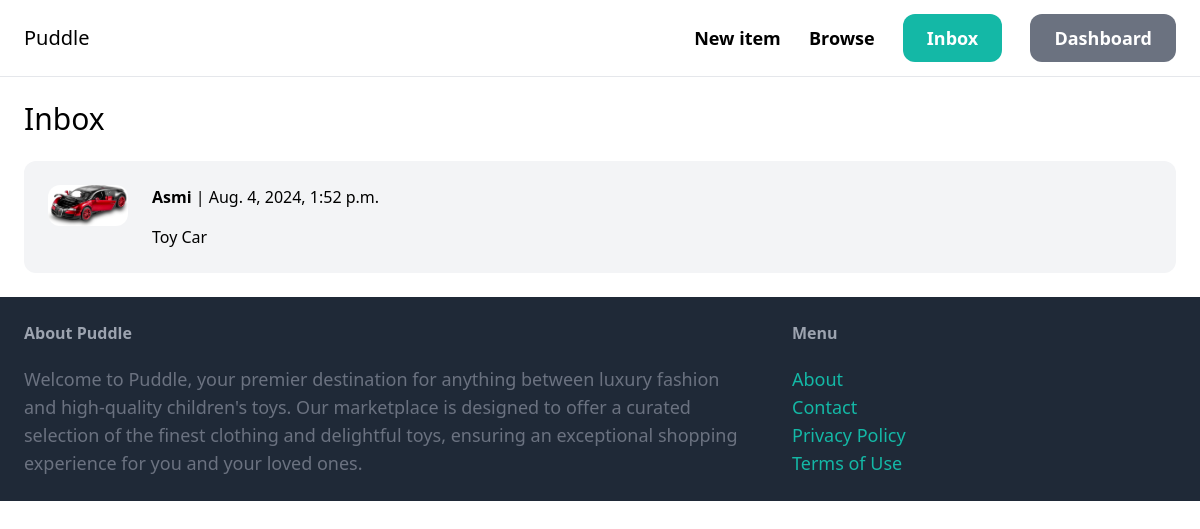
The page /inbox/ (signed in) on the database its author committed.
### conversation/models.py (models this page shows)
class Conversation(models.Model):
    item = models.ForeignKey(Item, related_name='conversations', on_delete=models.CASCADE)
    members = models.ManyToManyField(User, related_name='conversations')
    created_at = models.DateTimeField(auto_now_add=True)
    modified_at = models.DateTimeField(auto_now=True)
    class Meta:
        ordering = ('-modified_at',)

### item/models.py (models this page shows, shortened)
class Item(models.Model):
    category = models.ForeignKey(Category, related_name='items', on_delete=models.CASCADE)
    name = models.CharField(max_length=255)
    description = models.TextField(blank=True, null=True)
    price = models.FloatField()
    image = models.ImageField(upload_to='item_images', blank=True, null=True)
    is_sold = models.BooleanField(default=True)
    created_by = models.ForeignKey(User, related_name='items', on_delete=models.CASCADE)
    created_at = models.DateTimeField(auto_now_add=True)

### conversation/views.py (the view)
# urls.py: path('', views.inbox, name='inbox'),
@login_required
def inbox(request):
    conversations = Conversation.objects.filter(members__in=[request.user.id])
    return render(request, 'conversation/inbox.html', {
        'conversations': conversations
    })

### conversation/templates/conversation/inbox.html (shortened to what this page needs)
{% extends 'core/base.html' %}
{% block content %}
<h1 class="mb-6 text-3xl">Inbox</h1>
<div class="space-y-6">
    {% for conversation in conversations %}
        <a href="{% url 'conversation:detail' conversation.id %}">
            <div class="p-6 flex bg-gray-100 rounded-xl">
                <div class="pr-6">
                    <img src="{{ conversation.item.image.url }}" class="w-20 rounded-xl">
                </div>
                <div>
                    {% for member in conversation.members.all %}
                        {% if member != request.user %}
                            <p class="mb-4"><strong>{{ member.username }}</strong> | {{ conversation.modified_at }}</p>
                            <p>{{ conversation.item.name }}</p>
                        {% endif %}
                    {% endfor %}
                </div>
            </div>
        </a>
    {% endfor %}
</div>
{% endblock %}

### rows shown on the page
Conversation: item.image (picture), modified_at "Aug. 4, 2024, 1:52 p.m.", item.name "Toy Car"

### other values the page prints
{{ member.username }} "Asmi"
